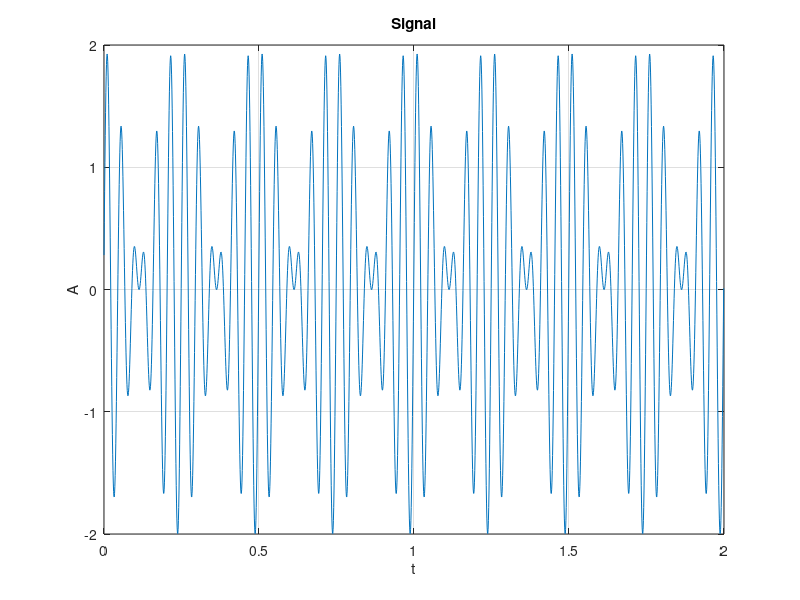
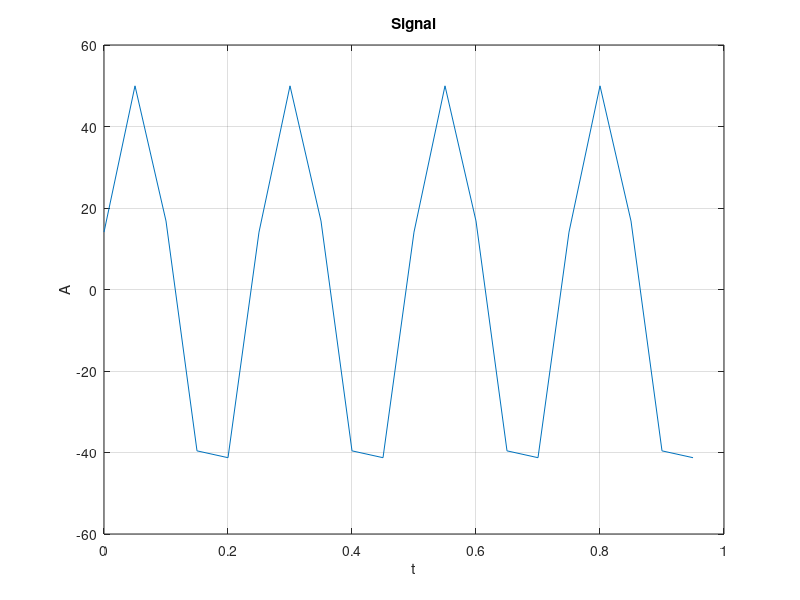
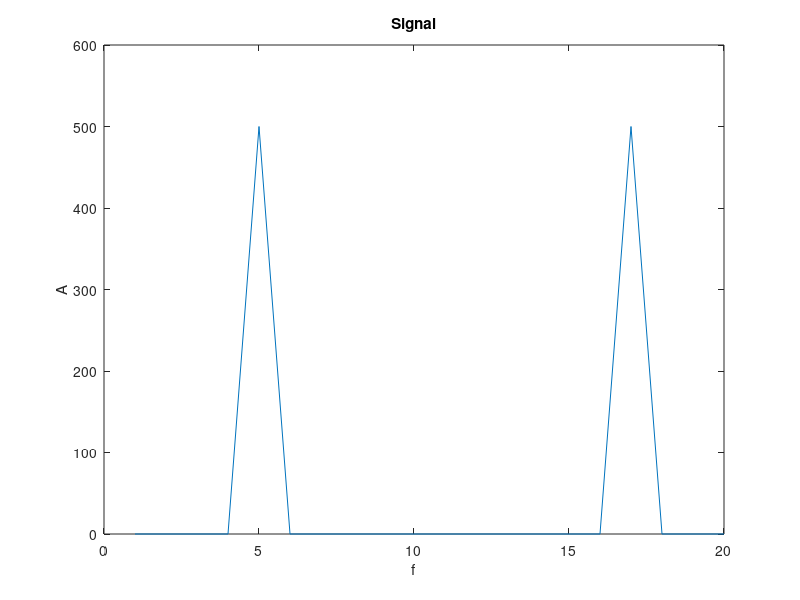
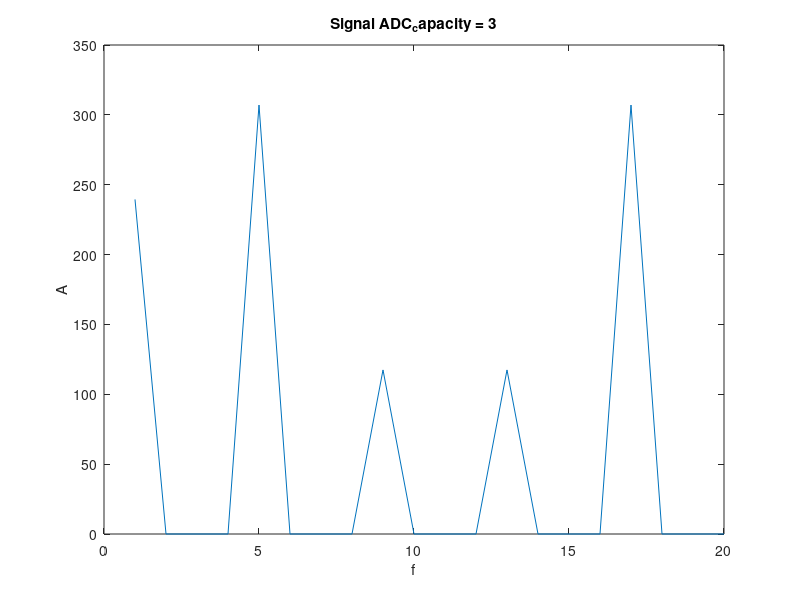

Reproduce these figures in MATLAB, in order.

%variables
step = 0.001;
t = 0:step:2-step;
f = 4;

%signal
y = sin(12*pi*f*t+pi/11) + sin(10*pi*f*t);

%create and show plot
figure;
plot(t, y);
xlabel('t') 
ylabel('A')
title('Signal')
grid on

%sampling
Fs = 20;
t = 0:1/Fs:1-(1/Fs);

samples = zeros(1, length(t));

for k = 1:length(t)
    samples(k) = 50 * (sin(12*pi*f*t(k)+pi/11) + sin(10*pi*f*t(k)));
end

%DFT
F = fft(samples); 

%create plot with samples
figure;
plot(t, samples);
xlabel('t') 
ylabel('A')
title('Signal')

grid on

%create spectrum plot with samples
figure;
plot(abs(F));
xlabel('f') 
ylabel('A')
title('Signal')

%Test ADC capacity
for ADC_capacity = 3:6
    max_value = 2^ADC_capacity - 1;
    
    samples = zeros(1, length(t));
    
    for k = 1:length(t)
        tmp = 50 * (sin(12*pi*f*t(k)+pi/11) + sin(10*pi*f*t(k)));
        if tmp > max_value
            samples(k) = max_value;
        else
            samples(k) = tmp;
        end
    end

    F = fft(samples);

    figure;
    plot(abs(F));
    xlabel('f'); 
    ylabel('A');
    label = sprintf("Signal ADC_capacity = %d", ADC_capacity);
    title(label);
end





